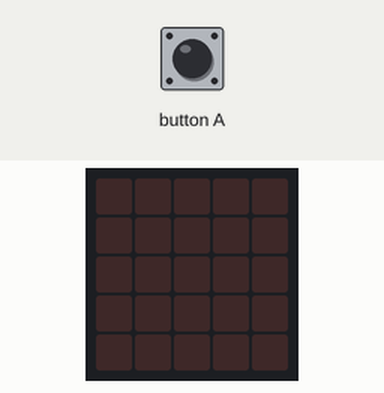
A program run on a simulated BBC micro:bit (MakeCode). Shown: the board's 5×5 LED display. Inputs (shaded band) come from the test bench. Random numbers come from a fixed seed.

Above: at 1.2 s.
1.3 s: button A pressed for 0.15 s
At 1.9 s:
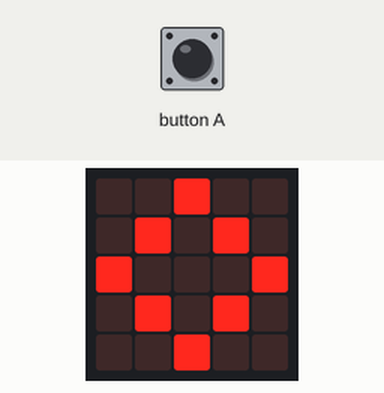
At 4.6 s:
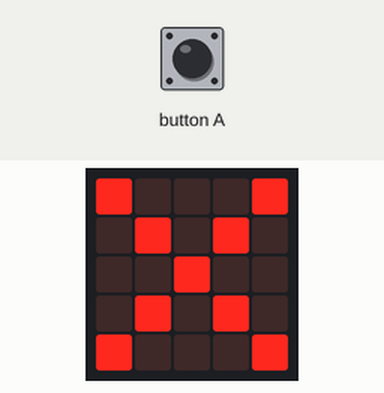
Timing chart, 0 to 6.1 s (numbered marks = the images above; inputs shaded):
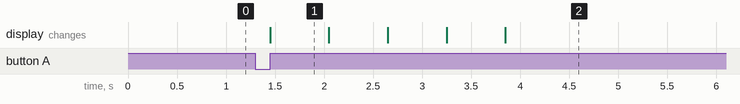

Measured:
- after the input at 1.3 s, the display: changes after 0.15 s (image 1)
- what the display in image 1 shows lasts 0.6 s, from 1.5 s to 2.1 s

The program:

main.ts
```typescript
input.onButtonPressed(Button.A, function () {
    basic.showIcon(IconNames.Diamond)
    basic.showIcon(IconNames.SmallDiamond)
    basic.showIcon(IconNames.Diamond)
    basic.showIcon(IconNames.SmallDiamond)
    if (Math.randomBoolean()) {
        basic.showIcon(IconNames.Happy)
    } else {
        basic.showLeds(`
            # . . . #
            . # . # .
            . . # . .
            . # . # .
            # . . . #
            `)
    }
})
```

test.ts
```typescript
// aquí va el archivo "tests"; esto no se compilará cuando este paquete se utilice como una extensión.
```
